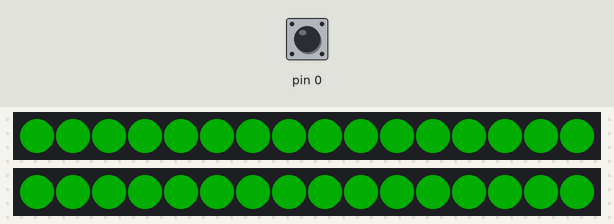
Recording of a sketch running on a simulated Arduino Uno, built with avr-gcc and run on an emulated ATmega328P. Parts: 2 × 16 RGB LEDs in strip order, left to right. The inputs (shaded band) are chosen by the test bench; at power-on: pin 0 HIGH. Dim RGB values are drawn brighter than linear.

Above: at 1.4 s.
1.5 s: pin 0 pulled LOW for 0.15 s
At 1.67 s:
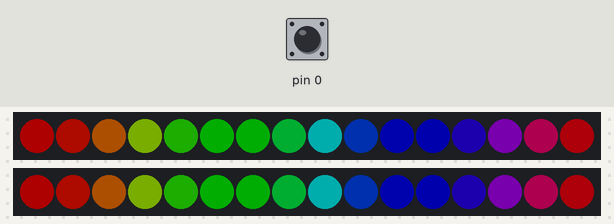
2.2 s: pin 0 pulled LOW for 1 s
At 2.28 s:
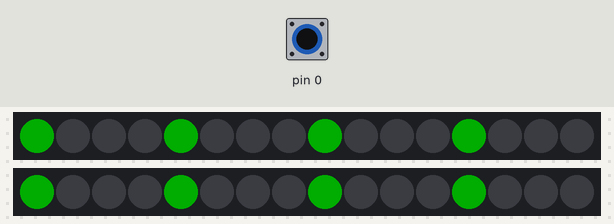
3.8 s: pin 0 pulled LOW for 3.2 s
At 4.3 s:
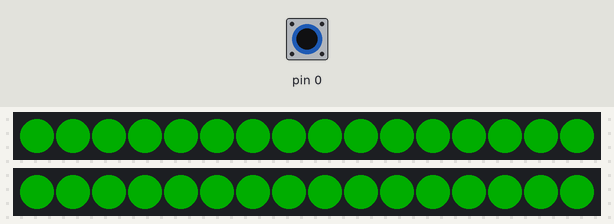
8.5 s: pin 0 pulled LOW for 0.15 s
At 8.67 s:
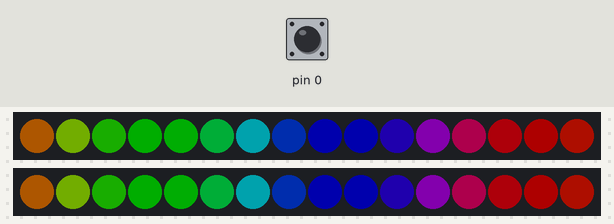
Timing chart, 0 to 11.5 s (numbered marks = the images above; inputs shaded):
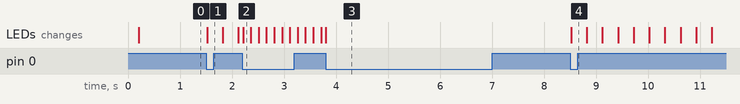

The sketch:

ESP_C3_EVA02.ino
```cpp
#include <Adafruit_NeoPixel.h>

#define LED_PIN_L 4
#define LED_PIN_R 5
#define NUM_LEDS_L 16
#define NUM_LEDS_R 16

Adafruit_NeoPixel Lefteyes(NUM_LEDS_L, LED_PIN_L, NEO_GRB + NEO_KHZ800);
Adafruit_NeoPixel Righteyes(NUM_LEDS_R, LED_PIN_R, NEO_GRB + NEO_KHZ800);
int pos = 0;
int mode = 0;
unsigned long lastPress = 0;

void setup() {
  // put your setup code here, to run once:
  pinMode(0, INPUT_PULLUP);
  Lefteyes.begin();
  Righteyes.begin();
  Lefteyes.setBrightness(50);   // brightness from 0–255
  Righteyes.setBrightness(50);
  Lefteyes.show();
  Righteyes.show();
  delay(200);

}

void loop() {
  // put your main code here, to run repeatedly:
  handleButton();

  switch (mode) {
    case 0:
      staticGREEN();  // Green
      break;
    case 1:
      rainbow(5); // Red wipe
      break;
    case 2:
      Crosseyes();
      break;
  }
}

void handleButton() {
  static bool lastState = HIGH;
  bool currentState = digitalRead(0);

  if (lastState == HIGH && currentState == LOW && millis() - lastPress > 300) {
    mode = (mode + 1) % 3; // cycle through 3 modes
    lastPress = millis();
  }
  lastState = currentState;
}

void rainbow(int wait) {
  static uint32_t lastUpdate = 0;
  static uint16_t firstPixelHue = 0;

  if (millis() - lastUpdate < wait) return;  // only update at the set rate
  lastUpdate = millis();

  for (int i = 0; i < NUM_LEDS_L; i++) {
    int pixelHue = firstPixelHue + (i * 65536L / NUM_LEDS_L);
    uint32_t color = Lefteyes.gamma32(Lefteyes.ColorHSV(pixelHue));
    Lefteyes.setPixelColor(i, color);
    Righteyes.setPixelColor(i, color);
  }

  Lefteyes.show();
  Righteyes.show();

  firstPixelHue += 256;   // move rainbow
  if (firstPixelHue >= 5 * 65536) firstPixelHue = 0;
  handleButton();

}

void staticGREEN(){
  for(int i = 0; i < NUM_LEDS_L; i++) {
    Righteyes.setPixelColor(i, Righteyes.Color(0,255,0));
    Lefteyes.setPixelColor(i, Lefteyes.Color(0,255,0));
  }
    Lefteyes.show();
    Righteyes.show();
    handleButton();
}

void Crosseyes(){
  static unsigned long lastMove = 0;
  static uint32_t lastUpdate = 0;
  if (millis() - lastUpdate < 150) return;  // only update at the set rate
  lastUpdate = millis();

  if(pos>3){
    pos = 0;
  }
  for(int i = 0; i < NUM_LEDS_L; i+=1) {
        int idx = (i + pos) % NUM_LEDS_L;  // move pattern forward
    if (idx % 4 == 0) {
      Righteyes.setPixelColor(i, Righteyes.Color(0, 255, 0));
      Lefteyes.setPixelColor(i, Lefteyes.Color(0, 255, 0));
    } else {
      Righteyes.setPixelColor(i, Righteyes.Color(0, 0, 0));
      Lefteyes.setPixelColor(i, Lefteyes.Color(0, 0, 0));
    }
  }
    Lefteyes.show();
    Righteyes.show();
    handleButton();
    pos++;

}
```

Measured:
- after the input at 1.5 s, the LEDs: change at once (image 1)
- after the input at 2.2 s, the LEDs: change at once (image 2)
- after the input at 3.8 s, the LEDs: change at once (image 3)
- after the input at 8.5 s, the LEDs: change at once (image 4)
